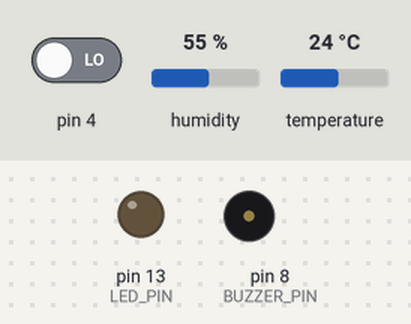
Bench run of a sketch on a simulated Arduino Uno, built with avr-gcc and run on an emulated ATmega328P. Shown: output pins drawn as LEDs (lit = HIGH), buzzer (waves = sounding). The test bench sets the inputs (shaded band); at power-on: pin 4 LOW, humidity 55 %, temperature 24 °C.

Above: at 2.8 s.
2.9 s: pin 4 driven HIGH
At 4.0 s:
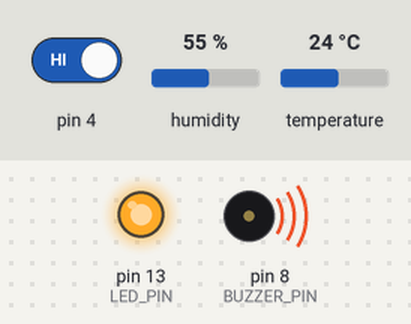
4.5 s: pin 4 driven LOW
At 6.4 s:
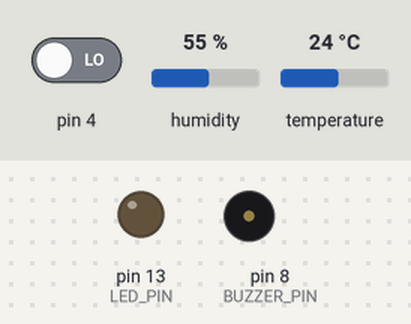
Timing chart, 0 to 7.9 s (numbered marks = the images above; inputs shaded):
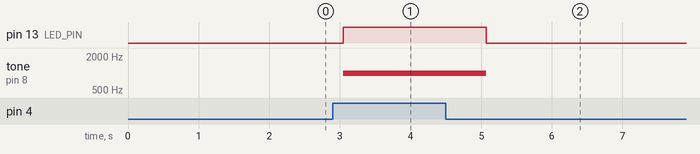

Measured:
- after the input at 2.9 s, pin 13 (LED_PIN): LOW → HIGH after 0.15 s; tone on pin 8 (BUZZER_PIN): silent → 1000 Hz after 0.15 s
- after the input at 4.5 s, pin 13 (LED_PIN): HIGH → LOW after 0.57 s; tone on pin 8 (BUZZER_PIN): 1000 Hz → silent after 0.57 s

The sketch:

sensor_infrarrojo.ino
```cpp
#include "DHT_sensor_library.h"

// Definir los pines del LED y del zumbador
#define LED_PIN 13
#define BUZZER_PIN 8

void setup() {
    initDHT();
    initOtherSensors();

    // Configurar el pin del LED y del zumbador como salida
    pinMode(LED_PIN, OUTPUT);
    pinMode(BUZZER_PIN, OUTPUT);
}

void loop() {
    float temperature = readTemperature();
    float humidity = readHumidity();
    int infraredState = readInfraredSensor();

    if (infraredState == HIGH) {
        // Encender el LED y activar el zumbador cuando se detecte proximidad infrarroja
        digitalWrite(LED_PIN, HIGH);
        tone(BUZZER_PIN, 1000); // Activar el zumbador a una frecuencia de 1000 Hz
        Serial.println("¡Se detectó proximidad infrarroja!");
    } else {
        // Apagar el LED y detener el zumbador cuando no haya proximidad infrarroja
        digitalWrite(LED_PIN, LOW);
        noTone(BUZZER_PIN); // Detener el zumbador
    }

    delay(1000);
}
```
